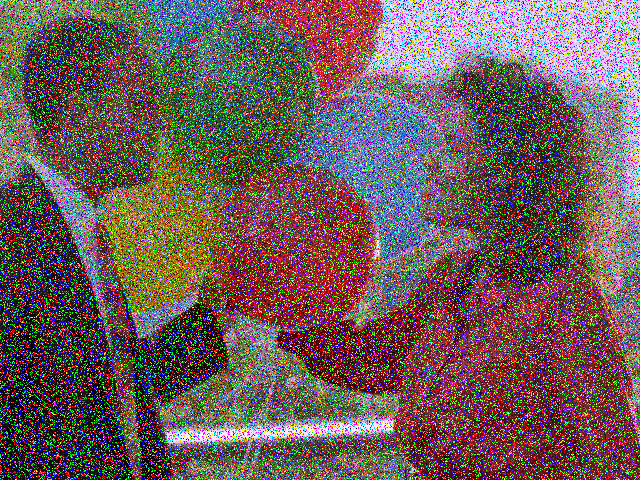
#> input picture Bai9/exercise/balloons_noisy.png, 640 x 480 px; its folder holds only this picture in this run
$ jupyter execute Lab9.ipynb
#> lines starting #> are read from the running program, lines starting #| are printed output that depends on the picture
[cell 1]
import numpy as np
import imageio.v2 as iio
import os
from glob import glob
from scipy.ndimage import median_filter
from matplotlib.colors import rgb_to_hsv, hsv_to_rgb
import matplotlib.pyplot as plt

# Đường dẫn tới thư mục chứa ảnh
folder = './Exercise'  # Đổi lại nếu cần

# Lấy danh sách các file ảnh (jpg, png)
image_files = glob(os.path.join(folder, '*.jpg')) + glob(os.path.join(folder, '*.png'))

# Tạo thư mục lưu kết quả nếu chưa có
output_folder = './Exercise_randomhsv'
os.makedirs(output_folder, exist_ok=True)

for file in image_files:
    img = iio.imread(file)
#> img is the input picture: shape (480, 640, 3); mean R, G, B 109.1, 92, 89.9
    # Khử nhiễu bằng median filter cho từng kênh nếu là ảnh màu
    if img.ndim == 3:
        denoised = np.zeros_like(img)
        for c in range(3):
            denoised[..., c] = median_filter(img[..., c], size=3)
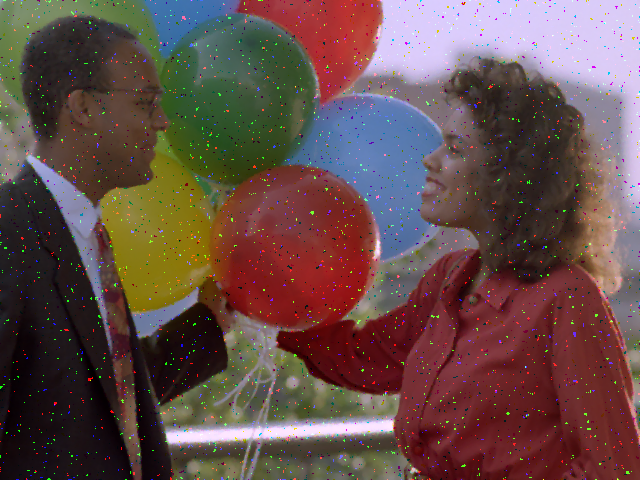
#> denoised: shape (480, 640, 3); mean R, G, B 101.3, 77.4, 74.4
        img_rgb = denoised[..., :3] / 255.0
    else:
        # Nếu ảnh xám, chuyển thành ảnh màu bằng cách lặp lại kênh
        denoised = median_filter(img, size=3)
        img_rgb = np.stack([denoised]*3, axis=-1) / 255.0

    # Chuyển sang HSV
    img_hsv = rgb_to_hsv(img_rgb)
#> img_hsv: shape (480, 640, 3) float64; mean of channels 0, 1, 2 0.483, 0.465, 0.443

    # Sinh hoán vị ngẫu nhiên không trùng cho các kênh HSV
    perm = np.random.permutation(3)
    while np.all(perm == [0, 1, 2]):
        perm = np.random.permutation(3)
    img_hsv_random = img_hsv[..., perm]
#> img_hsv_random: shape (480, 640, 3) float64; mean of channels 0, 1, 2 0.443, 0.465, 0.483

    # Chuyển lại sang RGB
    img_new = hsv_to_rgb(img_hsv_random)
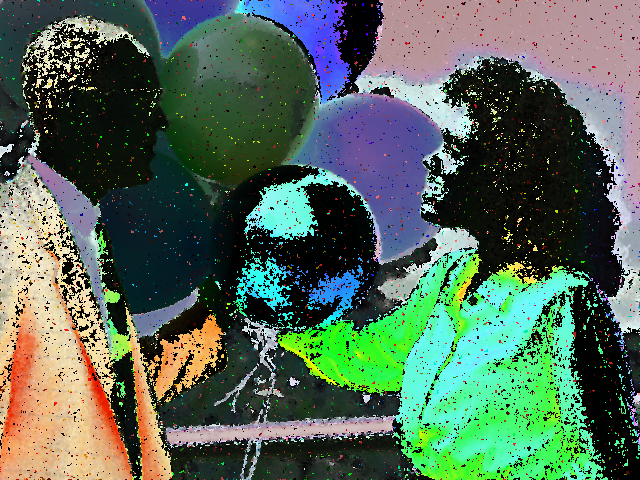
#> img_new: shape (480, 640, 3) float64; mean R, G, B 0.327, 0.416, 0.35
    img_new_uint8 = (img_new * 255).astype(np.uint8)

    # Lưu ảnh mới
    out_path = os.path.join(output_folder, os.path.splitext(os.path.basename(file))[0] + '_randomhsv.png')
    iio.imwrite(out_path, img_new_uint8)

    # Hiển thị ảnh gốc và ảnh đã đổi màu HSV ngẫu nhiên
    fig, axs = plt.subplots(1, 2, figsize=(10, 4))
    axs[0].imshow(img if img.ndim == 3 else np.stack([img]*3, axis=-1))
    axs[0].set_title('Ảnh gốc')
    axs[0].axis('off')
    axs[1].imshow(img_new_uint8)
    axs[1].set_title('Ảnh đổi màu HSV ngẫu nhiên')
    axs[1].axis('off')
    plt.show()
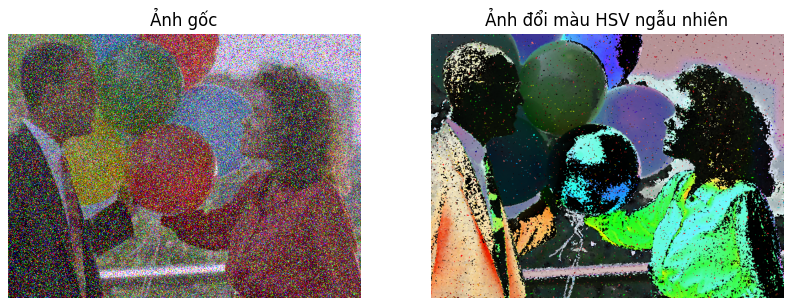
#> figure drawn by matplotlib, 2 panels
